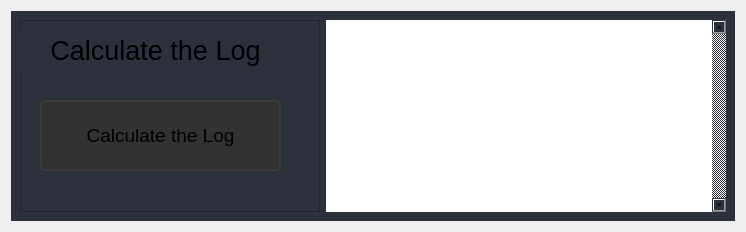
                  <widget class="QWidget" name="page_calculate">
                   <layout class="QHBoxLayout" name="horizontalLayout_9">
                    <item>
                     <widget class="QFrame" name="frame_calcu">
                      <property name="minimumSize">
                       <size>
                        <width>300</width>
                        <height>0</height>
                       </size>
                      </property>
                      <property name="maximumSize">
                       <size>
                        <width>16777215</width>
                        <height>16777215</height>
                       </size>
                      </property>
                      <property name="styleSheet">
                       <string notr="true">background-color: rgb(44, 49, 60);</string>
                      </property>
                      <property name="frameShape">
                       <enum>QFrame::NoFrame</enum>
                      </property>
                      <property name="frameShadow">
                       <enum>QFrame::Raised</enum>
                      </property>
                      <layout class="QHBoxLayout" name="horizontalLayout_13">
                       <item>
                        <widget class="QFrame" name="frame_calcu2left">
                         <property name="minimumSize">
                          <size>
                           <width>300</width>
                           <height>0</height>
                          </size>
                         </property>
                         <property name="frameShape">
                          <enum>QFrame::StyledPanel</enum>
                         </property>
                         <property name="frameShadow">
                          <enum>QFrame::Raised</enum>
                         </property>
                         <widget class="QPushButton" name="btn_calculate">
                          <property name="geometry">
                           <rect>
                            <x>20</x>
                            <y>80</y>
                            <width>241</width>
                            <height>71</height>
                           </rect>
                          </property>
                          <property name="font">
                           <font>
                            <pointsize>14</pointsize>
                           </font>
                          </property>
                          <property name="styleSheet">
                           <string notr="true">QPushButton {	
	background-color: rgb(50, 50, 50);
	border: 2px solid rgb(60, 60, 60);
	border-radius: 5px;
}
QPushButton:hover {	
	background-color: rgb(60, 60, 60);
	border: 2px solid rgb(70, 70, 70);
}
QPushButton:pressed {	
	background-color: rgb(250, 230, 0);
	border: 2px solid rgb(255, 165, 24);	
	color: rgb(35, 35, 35);
}</string>
                          </property>
                          <property name="text">
                           <string>Calculate the Log</string>
                          </property>
                         </widget>
                         <widget class="QLabel" name="label_calcu">
                          <property name="geometry">
                           <rect>
                            <x>-20</x>
                            <y>10</y>
                            <width>311</width>
                            <height>41</height>
                           </rect>
                          </property>
                          <property name="font">
                           <font>
                            <pointsize>20</pointsize>
                           </font>
                          </property>
                          <property name="text">
                           <string>Calculate the Log</string>
                          </property>
                          <property name="alignment">
                           <set>Qt::AlignCenter</set>
                          </property>
                         </widget>
                        </widget>
                       </item>
                       <item>
                        <widget class="QTextEdit" name="textEdit_calcu">
                         <property name="minimumSize">
                          <size>
                           <width>400</width>
                           <height>0</height>
                          </size>
                         </property>
                         <property name="maximumSize">
                          <size>
                           <width>16777215</width>
                           <height>16777215</height>
                          </size>
                         </property>
                         <property name="font">
                          <font>
                           <pointsize>9</pointsize>
                          </font>
                         </property>
                         <property name="cursor" stdset="0">
                          <cursorShape>IBeamCursor</cursorShape>
                         </property>
                         <property name="autoFillBackground">
                          <bool>false</bool>
                         </property>
                         <property name="styleSheet">
                          <string notr="true">QTextEdit{
background-color: rgb(255, 255, 255);
color: black;
}
QTextEdit:focus {
	border: 2px solid rgb(255, 207, 0);

	color: black;
}
QScrollBar:vertical {
	border: none;
    background: rgb(45, 45, 68);
    width: 14px;
    margin: 15px 0 15px 0;
	border-radius: 0px;
 }

/*  HANDLE BAR VERTICAL */
QScrollBar::handle:vertical {	
	background-color: rgb(80, 80, 122);
	min-height: 30px;
	border-radius: 7px;
}
QScrollBar::handle:vertical:hover{	
	background-color:  rgb(255, 207, 0);
}
QScrollBar::handle:vertical:pressed {	
	background-color:  rgb(255, 207, 0);
}

/* BTN TOP - SCROLLBAR */
QScrollBar::sub-line:vertical {
	border: none;
	background-color: rgb(59, 59, 90);
	height: 15px;
	border-top-left-radius: 7px;
	border-top-right-radius: 7px;
	subcontrol-position: top;
	subcontrol-origin: margin;
}
QScrollBar::sub-line:vertical:hover {	
	background-color:  rgb(255, 207, 0);
}
QScrollBar::sub-line:vertical:pressed {	
	background-color: rgb(185, 0, 92);
}

/* BTN BOTTOM - SCROLLBAR */
QScrollBar::add-line:vertical {
	border: none;
	background-color: rgb(59, 59, 90);
	height: 15px;
	border-bottom-left-radius: 7px;
	border-bottom-right-radius: 7px;
	subcontrol-position: bottom;
	subcontrol-origin: margin;
}
QScrollBar::add-line:vertical:hover {	
	background-color:  rgb(255, 207, 0);
}
QScrollBar::add-line:vertical:pressed {	
	background-color: rgb(185, 0, 92);
}

/* RESET ARROW */
QScrollBar::up-arrow:vertical, QScrollBar::down-arrow:vertical {
	background: none;
}
QScrollBar::add-page:vertical, QScrollBar::sub-page:vertical {
	background: none;
}</string>
                         </property>
                         <property name="frameShape">
                          <enum>QFrame::NoFrame</enum>
                         </property>
                         <property name="verticalScrollBarPolicy">
                          <enum>Qt::ScrollBarAlwaysOn</enum>
                         </property>
                         <property name="horizontalScrollBarPolicy">
                          <enum>Qt::ScrollBarAsNeeded</enum>
                         </property>
                         <property name="sizeAdjustPolicy">
                          <enum>QAbstractScrollArea::AdjustIgnored</enum>
                         </property>
                        </widget>
                       </item>
                      </layout>
                     </widget>
                    </item>
                   </layout>
                  </widget>
